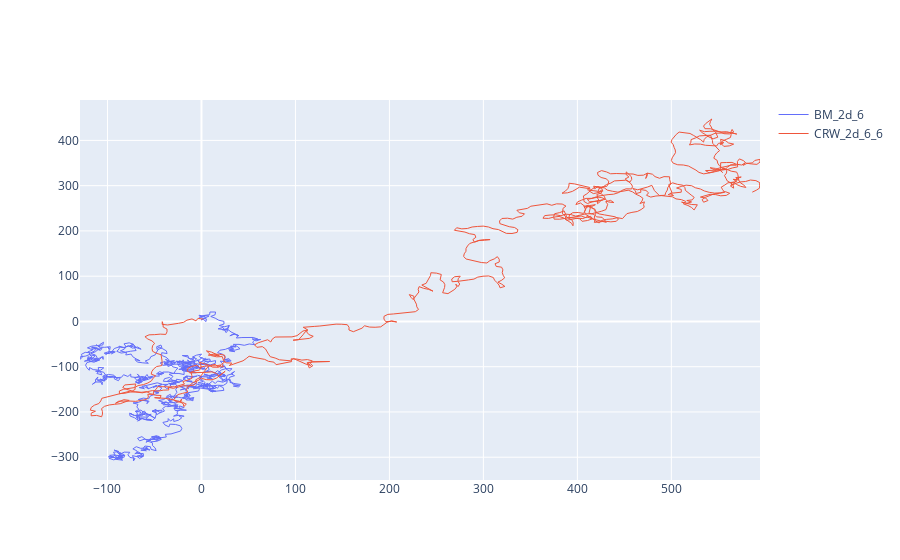

The notebook cell saved with this chart:
### Code cell
# Init a figure
#Como en la figura anterior, usaremos los mismos parámetros para plotear, 
# pero a diferencia de los anteriores, estos archivos que estamos ploteando 
# son característicos de un Correlated Random Walk, es por eso que la 
# gráfica es totalmente distinta.
fig_BM_2d=go.Figure()

fig_BM_2d.add_trace(go.Scatter(
    x=BM_2d_df_6.x_pos,
    y=BM_2d_df_6.y_pos,
    marker= dict(size=2),
    line= dict(width=1),
    mode='lines',
    name='BM_2d_6',
    showlegend=True))

fig_BM_2d.add_trace(go.Scatter(
    x=CRW_2d_df_6_6.x_pos,
    y=CRW_2d_df_6_6.y_pos,
    marker= dict(size=2),
    line= dict(width=1),
    mode='lines',
    name='CRW_2d_6_6',
    showlegend=True))

fig_BM_2d.show()

### Figure 1 — Plotly figure (JSON) as saved in the notebook; plotly's stock layout.template omitted (floating-point values rounded to 4 significant figures; data arrays with more than 128 entries replaced by an {"elided": "..."} marker saying what was removed)
{"data": [{"line": {"width": 1}, "marker": {"size": 2}, "mode": "lines", "name": "BM_2d_6", "showlegend": true, "type": "scatter", "x": {"elided": "1000 float values"}, "y": {"elided": "1000 float values"}}, {"line": {"width": 1}, "marker": {"size": 2}, "mode": "lines", "name": "CRW_2d_6_6", "showlegend": true, "type": "scatter", "x": {"elided": "1000 float values"}, "y": {"elided": "1000 float values"}}], "layout": {}}
